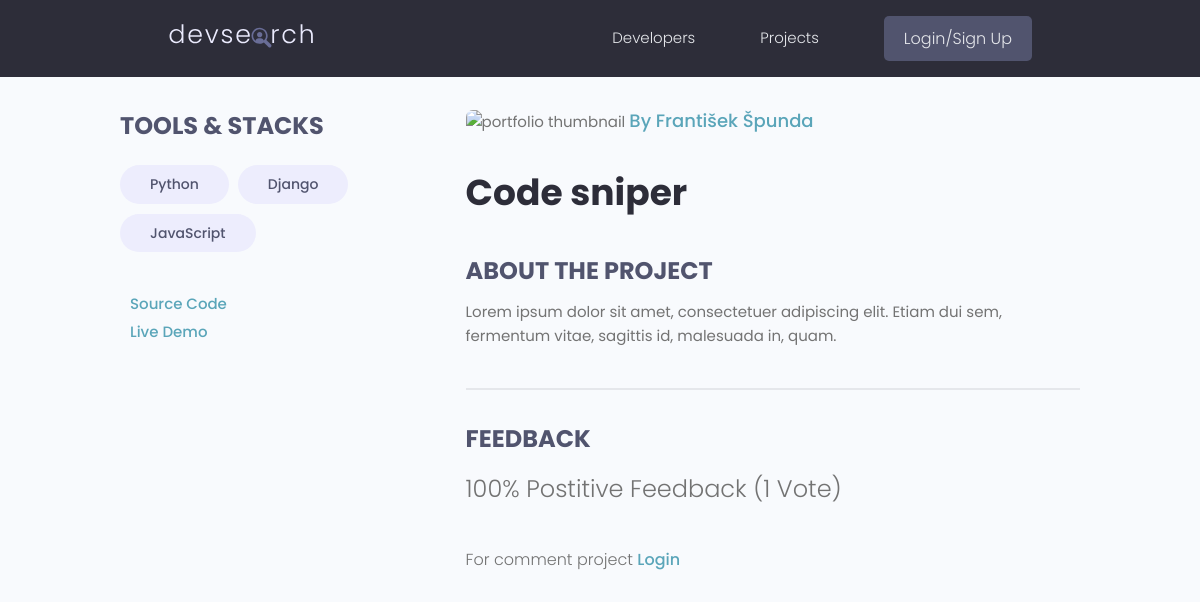
/projects/project/bedd2592-c770-49f2-86ed-67a58243b36e/, run on the app's committed database.
### projects/models.py (models this page shows, shortened)
class Tag(models.Model):
    name = models.CharField(max_length=200)
    created = models.DateTimeField(auto_now_add=True)
    id = models.UUIDField(default=uuid.uuid4, unique=True, primary_key=True, editable=False)
    def __str__(self):
        return self.name

class Project(models.Model):
    owner = models.ForeignKey(Profile, null=True, blank=True, on_delete=models.CASCADE)
    title = models.CharField(max_length=200)
    description = models.TextField(null=True, blank=True)
    featured_image = models.ImageField(null=True, blank=True, default='default.jpg')
    demo_link = models.CharField(max_length=2000, null=True, blank=True)
    source_link = models.CharField(max_length=2000, null=True, blank=True)
    tags = models.ManyToManyField('Tag', blank=True)
    vote_total = models.IntegerField(default=0, null=True, blank=True)
    vote_ratio = models.IntegerField(default=0, null=True, blank=True)
    created = models.DateTimeField(auto_now_add=True)
    id = models.UUIDField(default=uuid.uuid4, unique=True, primary_key=True, editable=False)
    class Meta:
        ordering = ['-vote_ratio', '-vote_total', 'title']
    @property
    def imageURL(self):
        try:
            url = self.featured_image.url
        except:
            url = ''
        return url
    @property
    def getReviewers(self):
        queryset = self.review_set.all().values_list('owner__id', flat=True)
        return queryset

### users/models.py (models this page shows, shortened)
class Profile(models.Model):
    user = models.OneToOneField(User, on_delete=models.CASCADE, null=True, blank=True)
    username = models.CharField(max_length=200, blank=True, null=True)
    location = models.CharField(max_length=200, blank=True, null=True)
    name = models.CharField(max_length=200, blank=True, null=True)
    email = models.EmailField(max_length=500, blank=True, null=True)
    short_intro = models.CharField(max_length=200, blank=True, null=True)
    bio = models.TextField(blank=True, null=True)
    profile_image = models.ImageField(null=True, blank=True, upload_to='profiles/', default='profiles/user-default.png')
    social_github = models.CharField(max_length=200, blank=True, null=True)
    social_twitter = models.CharField(max_length=200, blank=True, null=True)
    social_linkedin = models.CharField(max_length=200, blank=True, null=True)
    social_youtube = models.CharField(max_length=200, blank=True, null=True)
    social_website = models.CharField(max_length=200, blank=True, null=True)
    created = models.DateTimeField(auto_now_add=True)
    id = models.UUIDField(default=uuid.uuid4, unique=True, primary_key=True, editable=False)
    class Meta:
        ordering = ['-created']

### projects/views.py (the view, shortened to what this page needs)
# urls.py: path('project/<str:pk>/', views.project, name="project"),
def project(request, pk):
    project = Project.objects.get(id=pk)
    form = ReviewForm()
    context = {'project': project, 'form': form}
    return render(request, 'projects/single-project.html', context)

### projects/templates/projects/single-project.html (shortened to what this page needs)
{% extends 'main.html' %}
{% block content %}
<main class="singleProject my-md">
  <div class="container">
    <div class="layout">
      <div class="column column--1of3">
        <h3 class="singleProject__subtitle">Tools & Stacks</h3>
        <div class="singleProject__toolStack">
            {% for tag in project.tags.all %}
                <span class="tag tag--pill tag--sub tag--lg">
                    <small>{{tag}}</small>
                </span>
            {% endfor %}
        </div>
        {% if project.source_link %}
        <a class="singleProject__liveLink" href="{{project.source_link}}" target="_blank">Source Code</a>
        <br>
        {% endif %}
        {% if project.demo_link %}
        <a class="singleProject__liveLink" href="{{project.demo_link}}" target="_blank">Live Demo</a>
        <br>
        {% endif %}
      </div>
      <div class="column column--2of3">
        <img class="singleProject__preview" src="{{project.imageURL}}" alt="portfolio thumbnail" />
        <a href="{% url 'user-profile' project.owner.id %}" class="singleProject__developer">By {{project.owner.name}}</a>
        <h2 class="singleProject__title">{{project.title}}</h2>
        <h3 class="singleProject__subtitle">About the Project</h3>
        <div class="singleProject__info">
          {{project.description|linebreaksbr}}
        </div>
        <div class="comments">
          <h3 class="singleProject__subtitle">Feedback</h3>
          <h5 class="project--rating">
            {{project.vote_ratio}}% Postitive Feedback ({{project.vote_total}} Vote{{project.vote_total|pluralize:"s"}})
          </h5>
          {% if request.user.profile.id in project.getReviewers %}
          <p>You have already comment this project</p>
          {% elif request.user.profile.id == project.owner.id %}
          <p>You cannot comment your own work</p>
          {% else %}
          <p>For comment project <a href="{% url 'login' %}?next={{ request.path }}">Login</a></p>
          {% endif %}
        </div>
      </div>
    </div>
  </div>
</main>
{% endblock content %}

### static/styles/app.css (style rules this page uses)
:root { --color-sub: #2d2d39; }
img { width: 100%; }
.singleProject .column--1of3 { order: 2; }
@media screen and (min-width: 1081px) { .singleProject .column--1of3 { order: 1; } }
@media screen and (min-width: 1081px) { .singleProject .column--2of3 { order: 2; } }
.singleProject__toolStack { margin-top: 2rem; margin-bottom: 4rem; }
.singleProject__liveLink { font-weight: 500; transition: all 0.3s ease-in-out; border-bottom: 2px solid transparent; }
.singleProject__preview { height: 50vh; object-fit: cover; object-position: top center; margin-bottom: 3rem; border-radius: 0.7rem; }
.singleProject__developer { font-size: 1.8rem; font-weight: 500; }
.singleProject__title { font-size: 3.6rem; font-weight: 700; color: var(--color-sub); margin-bottom: 3rem; }
.project--rating { margin-bottom: 1.6em; margin-top: .5em; }
.singleProject__subtitle { text-transform: uppercase; font-size: 2.4rem; font-weight: 700; color: var(--color-sub-light); margin-bottom: 1rem; }
.comments { margin-top: 4rem; padding-top: 3rem; border-top: 2px solid var(--color-light); }

### static/uikit/styles/modules/_variables.css (style rules this page uses)
:root { --color-main: #5aa5b9; --color-main-light: #e6faff; --color-sub: #3f4156; --color-sub-light: #51546e; --color-sub-lighter: #ededfd; --color-text: #737373; --color-gray: #8b8b8b; --color-light: #e5e7eb; --color-light-gray: #767676; --color-bg: #f8fafd; --color-white: #fffefd; --color-white-light: #f3f3f3; --color-success: #359e64; --color-success-bg: #def8e8; --color-error: #fc4b0b; --color-error-bg: #fff2ee; --font-base: 'Poppins', arial, helvetica, 'Segoe UI', roboto, ubuntu, sans-serif; --font-monospace: 'Fira Code', 'Courier New', courier, monospace; --font-regular: 300; --font-medium: 500; --font-bold: 700; --generic-shadow: 1px 1px 5px #00000010; --generic-transition: all 0.3s ease-in-out; }

### static/uikit/styles/modules/_base.css (style rules this page uses)
* { margin: 0; padding: 0; box-sizing: border-box; text-rendering: optimizeLegibility; color: inherit; font-size: inherit; }
html { font-size: 50%; }
@media only screen and (min-width: 480px) { html { font-size: 56.25%; } }
@media only screen and (min-width: 1200px) { html { font-size: 62.5%; } }
body { line-height: 1.6; font-weight: 400; font-size: 1.5rem; color: var(--color-text); background-color: var(--color-bg); min-height: 100vh; }

### static/uikit/styles/modules/_typography.css (style rules this page uses)
* { font-family: var(--font-base); }
h2 { font-size: 3.6rem; font-weight: var(--font-bold); }
h3 { font-size: 3.2rem; font-weight: var(--font-medium); }
h5 { font-size: 2.4rem; font-weight: var(--font-medium); }
h5, h6 { font-weight: var(--font-regular); }
p, span, strong { font-size: 1.6rem; color: var(--color-text); font-weight: var(--font-regular); }
a { padding-bottom: 2px; text-decoration: none; display: inline-block; color: var(--color-main); font-weight: var(--font-medium); }

### static/uikit/styles/modules/_utilities.css (style rules this page uses)
.container { width: 92%; max-width: 165rem; margin: 0 auto; box-sizing: border-box; }
@media screen and (min-width: 1000px) { .container { width: 90%; } }
@media screen and (min-width: 1200px) { .container { width: 80%; } }
.my-md { margin: 3rem auto; }

### static/uikit/styles/modules/_tag.css (style rules this page uses)
.tag { display: inline-flex; align-items: center; background-color: var(--color-sub); height: -webkit-fit-content; height: -moz-fit-content; height: fit-content; width: -webkit-fit-content; width: -moz-fit-content; width: fit-content; border-radius: 0.5rem; padding: 0.5rem 1.5rem; font-size: 1.2rem; cursor: pointer; }
.tag:not(:last-child) { margin-right: 0.25rem; margin-bottom: 0.75rem; }
.tag > small { color: var(--color-white); }
.tag--pill { border-radius: 5rem; }
.tag--sub, .tag--sub > small { background: var(--color-sub-lighter); color: var(--color-sub-light); font-weight: 500; }
.tag--lg { padding: 0.8rem 3rem; font-size: 1.4rem; }
.tag--lg:not(:last-child) { margin-right: 0.5rem; margin-bottom: 1rem; }

### static/uikit/styles/modules/_layout.css (style rules this page uses)
.layout { display: flex; flex-flow: row wrap; justify-content: space-between; }
.layout > .column { margin-bottom: 3rem; }
.layout > .column.column--1of3 { flex-basis: 30%; }
.layout > .column.column--2of3 { flex-basis: 64%; }

### data on the page
Tag: name "Python"
Tag: name "Django"
Tag: name "JavaScript"
Project: owner.name "František Špunda", title "Code sniper", description "Lorem ipsum dolor sit amet, consectetuer adipiscing elit. Etiam dui sem, fermentum vitae, sagittis id, malesuada in, quam.", vote_ratio "100", vote_total "1"
